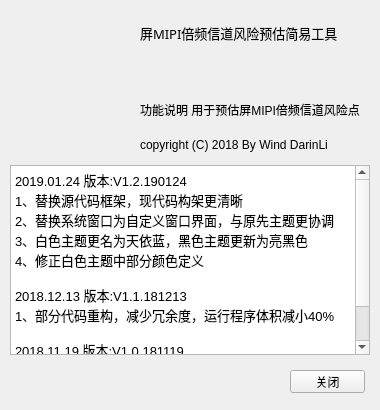
<?xml version="1.0" encoding="UTF-8"?>
<ui version="4.0">
 <class>AboutWidgetUI</class>
 <widget class="QWidget" name="AboutWidgetUI">
  <property name="geometry">
   <rect>
    <x>0</x>
    <y>0</y>
    <width>380</width>
    <height>410</height>
   </rect>
  </property>
  <property name="windowTitle">
   <string>Form</string>
  </property>
  <widget class="QLabel" name="icoLabel">
   <property name="geometry">
    <rect>
     <x>20</x>
     <y>30</y>
     <width>100</width>
     <height>100</height>
    </rect>
   </property>
   <property name="text">
    <string/>
   </property>
  </widget>
  <widget class="QLabel" name="titlenameLabel">
   <property name="geometry">
    <rect>
     <x>140</x>
     <y>20</y>
     <width>230</width>
     <height>25</height>
    </rect>
   </property>
   <property name="font">
    <font>
     <family>宋体</family>
     <pointsize>10</pointsize>
    </font>
   </property>
   <property name="text">
    <string>屏MIPI倍频信道风险预估简易工具</string>
   </property>
  </widget>
  <widget class="QLabel" name="versionsLabel">
   <property name="geometry">
    <rect>
     <x>140</x>
     <y>65</y>
     <width>230</width>
     <height>20</height>
    </rect>
   </property>
   <property name="text">
    <string/>
   </property>
  </widget>
  <widget class="QLabel" name="functionDescriptionLabel">
   <property name="geometry">
    <rect>
     <x>140</x>
     <y>90</y>
     <width>230</width>
     <height>40</height>
    </rect>
   </property>
   <property name="text">
    <string>功能说明 用于预估屏MIPI倍频信道风险点</string>
   </property>
  </widget>
  <widget class="QLabel" name="copyrightNoticeLabel">
   <property name="geometry">
    <rect>
     <x>140</x>
     <y>135</y>
     <width>230</width>
     <height>20</height>
    </rect>
   </property>
   <property name="text">
    <string>copyright (C) 2018 By Wind DarinLi</string>
   </property>
  </widget>
  <widget class="QPushButton" name="closeButton">
   <property name="geometry">
    <rect>
     <x>290</x>
     <y>370</y>
     <width>75</width>
     <height>23</height>
    </rect>
   </property>
   <property name="text">
    <string>关闭</string>
   </property>
  </widget>
  <widget class="QTextEdit" name="updataContentTextEdit">
   <property name="geometry">
    <rect>
     <x>10</x>
     <y>165</y>
     <width>360</width>
     <height>190</height>
    </rect>
   </property>
   <property name="html">
    <string>&lt;!DOCTYPE HTML PUBLIC &quot;-//W3C//DTD HTML 4.0//EN&quot; &quot;http://www.w3.org/TR/REC-html40/strict.dtd&quot;&gt;
&lt;html&gt;&lt;head&gt;&lt;meta name=&quot;qrichtext&quot; content=&quot;1&quot; /&gt;&lt;style type=&quot;text/css&quot;&gt;
p, li { white-space: pre-wrap; }
&lt;/style&gt;&lt;/head&gt;&lt;body style=&quot; font-family:'SimSun'; font-size:9pt; font-weight:400; font-style:normal;&quot;&gt;
&lt;p style=&quot; margin-top:0px; margin-bottom:0px; margin-left:0px; margin-right:0px; -qt-block-indent:0; text-indent:0px;&quot;&gt;&lt;span style=&quot; font-size:10pt;&quot;&gt;2019.01.24 版本:V1.2.190124&lt;/span&gt;&lt;/p&gt;
&lt;p style=&quot; margin-top:0px; margin-bottom:0px; margin-left:0px; margin-right:0px; -qt-block-indent:0; text-indent:0px;&quot;&gt;&lt;span style=&quot; font-size:10pt;&quot;&gt;1、替换源代码框架，现代码构架更清晰&lt;/span&gt;&lt;/p&gt;
&lt;p style=&quot; margin-top:0px; margin-bottom:0px; margin-left:0px; margin-right:0px; -qt-block-indent:0; text-indent:0px;&quot;&gt;&lt;span style=&quot; font-size:10pt;&quot;&gt;2、替换系统窗口为自定义窗口界面，与原先主题更协调&lt;/span&gt;&lt;/p&gt;
&lt;p style=&quot; margin-top:0px; margin-bottom:0px; margin-left:0px; margin-right:0px; -qt-block-indent:0; text-indent:0px;&quot;&gt;&lt;span style=&quot; font-size:10pt;&quot;&gt;3、白色主题更名为天依蓝，黑色主题更新为亮黑色&lt;/span&gt;&lt;/p&gt;
&lt;p style=&quot; margin-top:0px; margin-bottom:0px; margin-left:0px; margin-right:0px; -qt-block-indent:0; text-indent:0px;&quot;&gt;&lt;span style=&quot; font-size:10pt;&quot;&gt;4、修正白色主题中部分颜色定义&lt;/span&gt;&lt;/p&gt;
&lt;p style=&quot;-qt-paragraph-type:empty; margin-top:0px; margin-bottom:0px; margin-left:0px; margin-right:0px; -qt-block-indent:0; text-indent:0px; font-size:10pt;&quot;&gt;&lt;br /&gt;&lt;/p&gt;
&lt;p style=&quot; margin-top:0px; margin-bottom:0px; margin-left:0px; margin-right:0px; -qt-block-indent:0; text-indent:0px;&quot;&gt;&lt;span style=&quot; font-size:10pt;&quot;&gt;2018.12.13 版本:V1.1.181213&lt;/span&gt;&lt;/p&gt;
&lt;p style=&quot; margin-top:0px; margin-bottom:0px; margin-left:0px; margin-right:0px; -qt-block-indent:0; text-indent:0px;&quot;&gt;&lt;span style=&quot; font-size:10pt;&quot;&gt;1、部分代码重构，减少冗余度，运行程序体积减小40%&lt;/span&gt;&lt;/p&gt;
&lt;p style=&quot;-qt-paragraph-type:empty; margin-top:0px; margin-bottom:0px; margin-left:0px; margin-right:0px; -qt-block-indent:0; text-indent:0px; font-size:10pt;&quot;&gt;&lt;br /&gt;&lt;/p&gt;
&lt;p style=&quot; margin-top:0px; margin-bottom:0px; margin-left:0px; margin-right:0px; -qt-block-indent:0; text-indent:0px;&quot;&gt;&lt;span style=&quot; font-size:10pt;&quot;&gt;2018.11.19 版本:V1.0.181119&lt;/span&gt;&lt;/p&gt;
&lt;p style=&quot; margin-top:0px; margin-bottom:0px; margin-left:0px; margin-right:0px; -qt-block-indent:0; text-indent:0px;&quot;&gt;&lt;span style=&quot; font-size:10pt;&quot;&gt;1、添加亮色和暗黑主题&lt;/span&gt;&lt;/p&gt;
&lt;p style=&quot; margin-top:0px; margin-bottom:0px; margin-left:0px; margin-right:0px; -qt-block-indent:0; text-indent:0px;&quot;&gt;&lt;span style=&quot; font-size:10pt;&quot;&gt;2、鼠标右键已更新为中文显示，默认不加粗&lt;/span&gt;&lt;/p&gt;&lt;/body&gt;&lt;/html&gt;</string>
   </property>
  </widget>
 </widget>
 <resources/>
 <connections/>
</ui>
